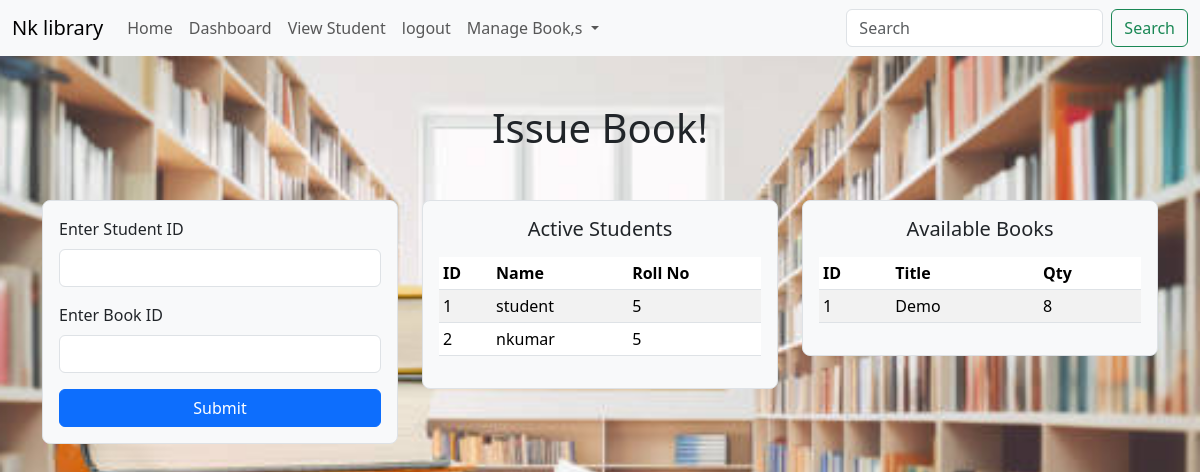
Page /Issue_book on the earlier database version.
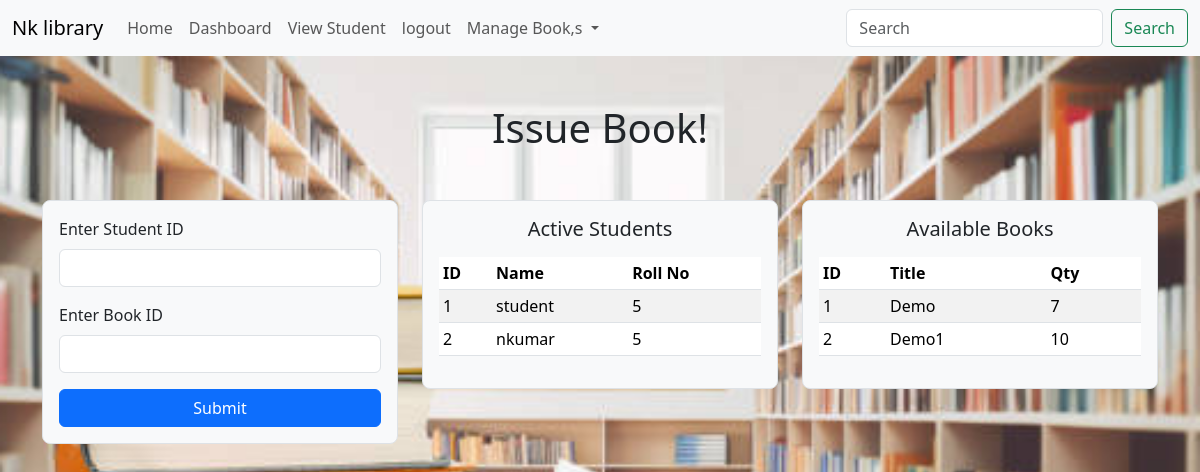
Same page on the later database version.
### library.py (models this page shows, shortened)
class Student(db.Model):
   __tablename__="student"
   id=db.Column(db.Integer, primary_key=True)
   Roll_no=db.Column(db.Integer, nullable=False)
   name=db.Column(db.String(100),nullable=False)
   email=db.Column(db.String(120),unique=True)
   password=db.Column(db.String(50), nullable=False)
   is_active=db.Column(db.Boolean,default=True)
   issues= db.relationship('IssueBook', backref='student', lazy=True)

class Book(db.Model):
   __tablename__="book"
   id=db.Column(db.Integer, primary_key=True)
   Title=db.Column(db.String(50),nullable=False)
   Category=db.Column(db.String(50),nullable=False)
   Author=db.Column(db.String(50),nullable=False)
   Quantity=db.Column(db.Integer)
   issues= db.relationship('IssueBook', backref='book', lazy=True)

### library.py (the view, shortened to what this page needs)
@library.route("/Issue_book", methods=["GET","POST"])
def Issue_book():
   q = request.args.get("q", "").strip()
   if q:
      student_filter = or_(
         Student.name.ilike(f"%{q}%"),
         Student.email.ilike(f"%{q}%")
      )
      book_filter = or_(
         Book.Title.ilike(f"%{q}%"),
         Book.Category.ilike(f"%{q}%"),
         Book.Author.ilike(f"%{q}%")
      )
      if q.isdigit():
         val = int(q)
         student_filter = or_(student_filter, Student.id == val, Student.Roll_no == val)
         book_filter = or_(book_filter, Book.id == val)
      students = Student.query.filter(student_filter).all()
      books = Book.query.filter(Book.Quantity > 0, book_filter).all()
   else:
      students = Student.query.all()
      books = Book.query.filter(Book.Quantity > 0).all()
   return render_template("issue.html",students=students,books=books, q=q)

### library.py (called while the page is built)
@library.before_request
def handle_global_search():
   if request.method == "GET":
      q = request.args.get("q", "").strip()
      if q and request.endpoint not in ["view_book", "view_student", "issued", "Issue_book", "search", "static"]:
         return redirect(url_for("search", q=q))

### templates/issue.html
{% extends "base.html" %}
{% block content %}
<h1 class="text-center mt-5">Issue Book!</h1>
<div class="container mt-5">
  <div class="row">
    <div class="col-md-4">
      <div class="p-3 border bg-light rounded-3">
        <form method="POST" action="{{url_for('Issue_book')}}">
          <div class="mb-3">
            <label class="form-label">Enter Student ID</label>
            <input type="number" class="form-control" name="student_id" required>
          </div>
          <div class="mb-3">
            <label class="form-label">Enter Book ID</label>
            <input type="number" class="form-control" name="book_id" required>
          </div>
          <button type="submit" class="btn btn-primary w-100">Submit</button>
        </form>
      </div>
    </div>
    <div class="col-md-4">
      <div class="p-3 border bg-light rounded-3" style="max-height: 400px; overflow-y: auto;">
        <h5 class="text-center mb-3">Active Students</h5>
        <table class="table table-striped table-sm">
          <thead>
            <tr>
              <th>ID</th>
              <th>Name</th>
              <th>Roll No</th>
            </tr>
          </thead>
          <tbody>
            {% for student in students %}
            <tr>
              <td>{{ student.id }}</td>
              <td>{{ student.name }}</td>
              <td>{{ student.Roll_no }}</td>
            </tr>
            {% else %}
            <tr>
              <td colspan="3" class="text-center">No students found</td>
            </tr>
            {% endfor %}
          </tbody>
        </table>
      </div>
    </div>
    <div class="col-md-4">
      <div class="p-3 border bg-light rounded-3" style="max-height: 400px; overflow-y: auto;">
        <h5 class="text-center mb-3">Available Books</h5>
        <table class="table table-striped table-sm">
          <thead>
            <tr>
              <th>ID</th>
              <th>Title</th>
              <th>Qty</th>
            </tr>
          </thead>
          <tbody>
            {% for book in books %}
            <tr>
              <td>{{ book.id }}</td>
              <td>{{ book.Title }}</td>
              <td>{{ book.Quantity }}</td>
            </tr>
            {% else %}
            <tr>
              <td colspan="3" class="text-center">No books available</td>
            </tr>
            {% endfor %}
          </tbody>
        </table>
      </div>
    </div>
  </div>
</div>
{% endblock %}

Differences in the rows shown:
changed Book "Demo": Quantity "8" → "7"
added Book: id "2", Title "Demo1", Quantity "10"
